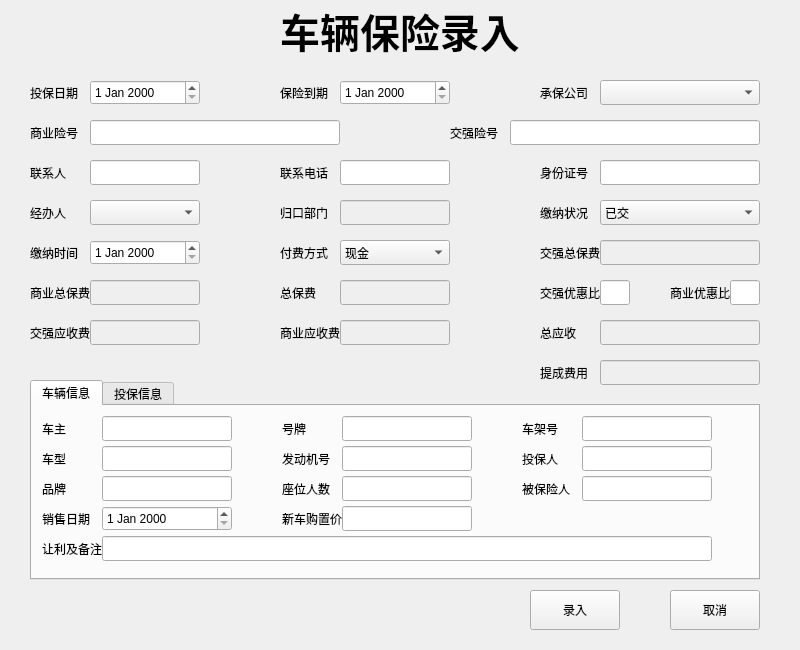
<?xml version="1.0" encoding="UTF-8"?>
<ui version="4.0">
 <class>Form</class>
 <widget class="QWidget" name="Form">
  <property name="geometry">
   <rect>
    <x>0</x>
    <y>0</y>
    <width>800</width>
    <height>650</height>
   </rect>
  </property>
  <property name="windowTitle">
   <string>Form</string>
  </property>
  <widget class="QLabel" name="INSUR_LABEL">
   <property name="geometry">
    <rect>
     <x>220</x>
     <y>0</y>
     <width>360</width>
     <height>60</height>
    </rect>
   </property>
   <property name="font">
    <font>
     <pointsize>30</pointsize>
     <weight>75</weight>
     <bold>true</bold>
     <kerning>true</kerning>
    </font>
   </property>
   <property name="text">
    <string>车辆保险录入</string>
   </property>
   <property name="alignment">
    <set>Qt::AlignCenter</set>
   </property>
  </widget>
  <widget class="QLabel" name="label_2">
   <property name="geometry">
    <rect>
     <x>30</x>
     <y>80</y>
     <width>60</width>
     <height>25</height>
    </rect>
   </property>
   <property name="text">
    <string>投保日期</string>
   </property>
  </widget>
  <widget class="QDateEdit" name="InsuranceStartDate">
   <property name="geometry">
    <rect>
     <x>90</x>
     <y>80</y>
     <width>110</width>
     <height>25</height>
    </rect>
   </property>
  </widget>
  <widget class="QLabel" name="label_3">
   <property name="geometry">
    <rect>
     <x>280</x>
     <y>80</y>
     <width>60</width>
     <height>25</height>
    </rect>
   </property>
   <property name="text">
    <string>保险到期</string>
   </property>
  </widget>
  <widget class="QDateEdit" name="InsuranceEndDate">
   <property name="geometry">
    <rect>
     <x>340</x>
     <y>80</y>
     <width>110</width>
     <height>25</height>
    </rect>
   </property>
   <property name="timeSpec">
    <enum>Qt::LocalTime</enum>
   </property>
  </widget>
  <widget class="QLabel" name="label_4">
   <property name="geometry">
    <rect>
     <x>540</x>
     <y>80</y>
     <width>60</width>
     <height>25</height>
    </rect>
   </property>
   <property name="text">
    <string>承保公司</string>
   </property>
  </widget>
  <widget class="QComboBox" name="InsuranceCompany">
   <property name="geometry">
    <rect>
     <x>600</x>
     <y>80</y>
     <width>160</width>
     <height>25</height>
    </rect>
   </property>
  </widget>
  <widget class="QLabel" name="label_5">
   <property name="geometry">
    <rect>
     <x>30</x>
     <y>120</y>
     <width>60</width>
     <height>25</height>
    </rect>
   </property>
   <property name="text">
    <string>商业险号</string>
   </property>
  </widget>
  <widget class="QLineEdit" name="CommercialRiskCode">
   <property name="geometry">
    <rect>
     <x>90</x>
     <y>120</y>
     <width>250</width>
     <height>25</height>
    </rect>
   </property>
   <property name="inputMethodHints">
    <set>Qt::ImhNone</set>
   </property>
  </widget>
  <widget class="QLabel" name="label_6">
   <property name="geometry">
    <rect>
     <x>450</x>
     <y>120</y>
     <width>60</width>
     <height>25</height>
    </rect>
   </property>
   <property name="text">
    <string>交强险号</string>
   </property>
  </widget>
  <widget class="QLineEdit" name="TrafficRiskCode">
   <property name="geometry">
    <rect>
     <x>510</x>
     <y>120</y>
     <width>250</width>
     <height>25</height>
    </rect>
   </property>
   <property name="inputMethodHints">
    <set>Qt::ImhNone</set>
   </property>
  </widget>
  <widget class="QLabel" name="label_7">
   <property name="geometry">
    <rect>
     <x>30</x>
     <y>160</y>
     <width>60</width>
     <height>25</height>
    </rect>
   </property>
   <property name="text">
    <string>联系人</string>
   </property>
   <property name="alignment">
    <set>Qt::AlignLeading|Qt::AlignLeft|Qt::AlignVCenter</set>
   </property>
  </widget>
  <widget class="QLineEdit" name="Contacts">
   <property name="geometry">
    <rect>
     <x>90</x>
     <y>160</y>
     <width>110</width>
     <height>25</height>
    </rect>
   </property>
   <property name="inputMethodHints">
    <set>Qt::ImhNone</set>
   </property>
  </widget>
  <widget class="QLabel" name="label_8">
   <property name="geometry">
    <rect>
     <x>280</x>
     <y>160</y>
     <width>60</width>
     <height>25</height>
    </rect>
   </property>
   <property name="text">
    <string>联系电话</string>
   </property>
   <property name="alignment">
    <set>Qt::AlignLeading|Qt::AlignLeft|Qt::AlignVCenter</set>
   </property>
  </widget>
  <widget class="QLineEdit" name="Telephone">
   <property name="geometry">
    <rect>
     <x>340</x>
     <y>160</y>
     <width>110</width>
     <height>25</height>
    </rect>
   </property>
   <property name="inputMethodHints">
    <set>Qt::ImhNone</set>
   </property>
  </widget>
  <widget class="QLineEdit" name="IdCard">
   <property name="geometry">
    <rect>
     <x>600</x>
     <y>160</y>
     <width>160</width>
     <height>25</height>
    </rect>
   </property>
   <property name="inputMethodHints">
    <set>Qt::ImhNone</set>
   </property>
  </widget>
  <widget class="QLabel" name="label_9">
   <property name="geometry">
    <rect>
     <x>540</x>
     <y>160</y>
     <width>60</width>
     <height>25</height>
    </rect>
   </property>
   <property name="text">
    <string>身份证号</string>
   </property>
   <property name="alignment">
    <set>Qt::AlignLeading|Qt::AlignLeft|Qt::AlignVCenter</set>
   </property>
  </widget>
  <widget class="QLabel" name="label_10">
   <property name="geometry">
    <rect>
     <x>30</x>
     <y>200</y>
     <width>60</width>
     <height>25</height>
    </rect>
   </property>
   <property name="text">
    <string>经办人</string>
   </property>
   <property name="alignment">
    <set>Qt::AlignLeading|Qt::AlignLeft|Qt::AlignVCenter</set>
   </property>
  </widget>
  <widget class="QComboBox" name="Agent">
   <property name="geometry">
    <rect>
     <x>90</x>
     <y>200</y>
     <width>110</width>
     <height>25</height>
    </rect>
   </property>
  </widget>
  <widget class="QLineEdit" name="Department">
   <property name="enabled">
    <bool>false</bool>
   </property>
   <property name="geometry">
    <rect>
     <x>340</x>
     <y>200</y>
     <width>110</width>
     <height>25</height>
    </rect>
   </property>
   <property name="inputMethodHints">
    <set>Qt::ImhNone</set>
   </property>
  </widget>
  <widget class="QLabel" name="label_11">
   <property name="geometry">
    <rect>
     <x>280</x>
     <y>200</y>
     <width>60</width>
     <height>25</height>
    </rect>
   </property>
   <property name="text">
    <string>归口部门</string>
   </property>
   <property name="alignment">
    <set>Qt::AlignLeading|Qt::AlignLeft|Qt::AlignVCenter</set>
   </property>
  </widget>
  <widget class="QLabel" name="label_12">
   <property name="geometry">
    <rect>
     <x>540</x>
     <y>200</y>
     <width>60</width>
     <height>25</height>
    </rect>
   </property>
   <property name="text">
    <string>缴纳状况</string>
   </property>
  </widget>
  <widget class="QComboBox" name="PaymentState">
   <property name="geometry">
    <rect>
     <x>600</x>
     <y>200</y>
     <width>160</width>
     <height>25</height>
    </rect>
   </property>
   <property name="contextMenuPolicy">
    <enum>Qt::DefaultContextMenu</enum>
   </property>
   <item>
    <property name="text">
     <string>已交</string>
    </property>
   </item>
   <item>
    <property name="text">
     <string>未交</string>
    </property>
   </item>
  </widget>
  <widget class="QLabel" name="label_13">
   <property name="geometry">
    <rect>
     <x>30</x>
     <y>240</y>
     <width>60</width>
     <height>25</height>
    </rect>
   </property>
   <property name="text">
    <string>缴纳时间</string>
   </property>
  </widget>
  <widget class="QDateEdit" name="InsurancePaymentDate">
   <property name="geometry">
    <rect>
     <x>90</x>
     <y>240</y>
     <width>110</width>
     <height>25</height>
    </rect>
   </property>
  </widget>
  <widget class="QComboBox" name="PaymentMethod">
   <property name="geometry">
    <rect>
     <x>340</x>
     <y>240</y>
     <width>110</width>
     <height>25</height>
    </rect>
   </property>
   <property name="contextMenuPolicy">
    <enum>Qt::DefaultContextMenu</enum>
   </property>
   <item>
    <property name="text">
     <string>现金</string>
    </property>
   </item>
   <item>
    <property name="text">
     <string>转账</string>
    </property>
   </item>
   <item>
    <property name="text">
     <string>支付宝</string>
    </property>
   </item>
   <item>
    <property name="text">
     <string>微信</string>
    </property>
   </item>
  </widget>
  <widget class="QLabel" name="label_14">
   <property name="geometry">
    <rect>
     <x>280</x>
     <y>240</y>
     <width>60</width>
     <height>25</height>
    </rect>
   </property>
   <property name="text">
    <string>付费方式</string>
   </property>
  </widget>
  <widget class="QLineEdit" name="TotalPremium">
   <property name="enabled">
    <bool>false</bool>
   </property>
   <property name="geometry">
    <rect>
     <x>600</x>
     <y>240</y>
     <width>160</width>
     <height>25</height>
    </rect>
   </property>
   <property name="inputMethodHints">
    <set>Qt::ImhNone</set>
   </property>
  </widget>
  <widget class="QLabel" name="label_15">
   <property name="geometry">
    <rect>
     <x>540</x>
     <y>240</y>
     <width>60</width>
     <height>25</height>
    </rect>
   </property>
   <property name="text">
    <string>交强总保费</string>
   </property>
   <property name="alignment">
    <set>Qt::AlignLeading|Qt::AlignLeft|Qt::AlignVCenter</set>
   </property>
  </widget>
  <widget class="QLineEdit" name="TotalCommercialPremium">
   <property name="enabled">
    <bool>false</bool>
   </property>
   <property name="geometry">
    <rect>
     <x>90</x>
     <y>280</y>
     <width>110</width>
     <height>25</height>
    </rect>
   </property>
   <property name="inputMethodHints">
    <set>Qt::ImhNone</set>
   </property>
  </widget>
  <widget class="QLabel" name="label_16">
   <property name="geometry">
    <rect>
     <x>30</x>
     <y>280</y>
     <width>60</width>
     <height>25</height>
    </rect>
   </property>
   <property name="text">
    <string>商业总保费</string>
   </property>
   <property name="alignment">
    <set>Qt::AlignLeading|Qt::AlignLeft|Qt::AlignVCenter</set>
   </property>
  </widget>
  <widget class="QLabel" name="label_17">
   <property name="geometry">
    <rect>
     <x>280</x>
     <y>280</y>
     <width>60</width>
     <height>25</height>
    </rect>
   </property>
   <property name="text">
    <string>总保费</string>
   </property>
   <property name="alignment">
    <set>Qt::AlignLeading|Qt::AlignLeft|Qt::AlignVCenter</set>
   </property>
  </widget>
  <widget class="QLineEdit" name="GrossPremium">
   <property name="enabled">
    <bool>false</bool>
   </property>
   <property name="geometry">
    <rect>
     <x>340</x>
     <y>280</y>
     <width>110</width>
     <height>25</height>
    </rect>
   </property>
   <property name="inputMethodHints">
    <set>Qt::ImhNone</set>
   </property>
  </widget>
  <widget class="QLineEdit" name="StrongPreferenceRatio">
   <property name="enabled">
    <bool>true</bool>
   </property>
   <property name="geometry">
    <rect>
     <x>600</x>
     <y>280</y>
     <width>30</width>
     <height>25</height>
    </rect>
   </property>
   <property name="inputMethodHints">
    <set>Qt::ImhNone</set>
   </property>
  </widget>
  <widget class="QLabel" name="label_18">
   <property name="geometry">
    <rect>
     <x>540</x>
     <y>280</y>
     <width>60</width>
     <height>25</height>
    </rect>
   </property>
   <property name="text">
    <string>交强优惠比</string>
   </property>
   <property name="alignment">
    <set>Qt::AlignLeading|Qt::AlignLeft|Qt::AlignVCenter</set>
   </property>
  </widget>
  <widget class="QLineEdit" name="CommercialPreferenceRatio">
   <property name="enabled">
    <bool>true</bool>
   </property>
   <property name="geometry">
    <rect>
     <x>730</x>
     <y>280</y>
     <width>30</width>
     <height>25</height>
    </rect>
   </property>
   <property name="inputMethodHints">
    <set>Qt::ImhNone</set>
   </property>
  </widget>
  <widget class="QLabel" name="label_19">
   <property name="geometry">
    <rect>
     <x>670</x>
     <y>280</y>
     <width>60</width>
     <height>25</height>
    </rect>
   </property>
   <property name="text">
    <string>商业优惠比</string>
   </property>
   <property name="alignment">
    <set>Qt::AlignLeading|Qt::AlignLeft|Qt::AlignVCenter</set>
   </property>
  </widget>
  <widget class="QLabel" name="label_20">
   <property name="geometry">
    <rect>
     <x>30</x>
     <y>320</y>
     <width>60</width>
     <height>25</height>
    </rect>
   </property>
   <property name="text">
    <string>交强应收费</string>
   </property>
   <property name="alignment">
    <set>Qt::AlignLeading|Qt::AlignLeft|Qt::AlignVCenter</set>
   </property>
  </widget>
  <widget class="QLineEdit" name="ChiuQiangShouldBeCharged">
   <property name="enabled">
    <bool>false</bool>
   </property>
   <property name="geometry">
    <rect>
     <x>90</x>
     <y>320</y>
     <width>110</width>
     <height>25</height>
    </rect>
   </property>
   <property name="inputMethodHints">
    <set>Qt::ImhNone</set>
   </property>
  </widget>
  <widget class="QLabel" name="label_21">
   <property name="geometry">
    <rect>
     <x>280</x>
     <y>320</y>
     <width>60</width>
     <height>25</height>
    </rect>
   </property>
   <property name="text">
    <string>商业应收费</string>
   </property>
   <property name="alignment">
    <set>Qt::AlignLeading|Qt::AlignLeft|Qt::AlignVCenter</set>
   </property>
  </widget>
  <widget class="QLineEdit" name="CommercialCharges">
   <property name="enabled">
    <bool>false</bool>
   </property>
   <property name="geometry">
    <rect>
     <x>340</x>
     <y>320</y>
     <width>110</width>
     <height>25</height>
    </rect>
   </property>
   <property name="inputMethodHints">
    <set>Qt::ImhNone</set>
   </property>
  </widget>
  <widget class="QLineEdit" name="TotalReceivable">
   <property name="enabled">
    <bool>false</bool>
   </property>
   <property name="geometry">
    <rect>
     <x>600</x>
     <y>320</y>
     <width>160</width>
     <height>25</height>
    </rect>
   </property>
   <property name="inputMethodHints">
    <set>Qt::ImhNone</set>
   </property>
  </widget>
  <widget class="QLabel" name="label_22">
   <property name="geometry">
    <rect>
     <x>540</x>
     <y>320</y>
     <width>60</width>
     <height>25</height>
    </rect>
   </property>
   <property name="text">
    <string>总应收</string>
   </property>
   <property name="alignment">
    <set>Qt::AlignLeading|Qt::AlignLeft|Qt::AlignVCenter</set>
   </property>
  </widget>
  <widget class="QLineEdit" name="CommissionCost">
   <property name="enabled">
    <bool>false</bool>
   </property>
   <property name="geometry">
    <rect>
     <x>600</x>
     <y>360</y>
     <width>160</width>
     <height>25</height>
    </rect>
   </property>
   <property name="inputMethodHints">
    <set>Qt::ImhNone</set>
   </property>
  </widget>
  <widget class="QLabel" name="label_23">
   <property name="geometry">
    <rect>
     <x>540</x>
     <y>360</y>
     <width>60</width>
     <height>25</height>
    </rect>
   </property>
   <property name="text">
    <string>提成费用</string>
   </property>
   <property name="alignment">
    <set>Qt::AlignLeading|Qt::AlignLeft|Qt::AlignVCenter</set>
   </property>
  </widget>
  <widget class="QTabWidget" name="tabWidget">
   <property name="geometry">
    <rect>
     <x>30</x>
     <y>380</y>
     <width>730</width>
     <height>200</height>
    </rect>
   </property>
   <property name="currentIndex">
    <number>0</number>
   </property>
   <widget class="QWidget" name="tab">
    <attribute name="title">
     <string>车辆信息</string>
    </attribute>
    <widget class="QLineEdit" name="CarOwner">
     <property name="geometry">
      <rect>
       <x>70</x>
       <y>10</y>
       <width>130</width>
       <height>25</height>
      </rect>
     </property>
     <property name="inputMethodHints">
      <set>Qt::ImhNone</set>
     </property>
    </widget>
    <widget class="QLabel" name="label_24">
     <property name="geometry">
      <rect>
       <x>10</x>
       <y>10</y>
       <width>60</width>
       <height>25</height>
      </rect>
     </property>
     <property name="text">
      <string>车主</string>
     </property>
     <property name="alignment">
      <set>Qt::AlignLeading|Qt::AlignLeft|Qt::AlignVCenter</set>
     </property>
    </widget>
    <widget class="QLineEdit" name="PlateNumber">
     <property name="geometry">
      <rect>
       <x>310</x>
       <y>10</y>
       <width>130</width>
       <height>25</height>
      </rect>
     </property>
     <property name="inputMethodHints">
      <set>Qt::ImhNone</set>
     </property>
    </widget>
    <widget class="QLabel" name="label_25">
     <property name="geometry">
      <rect>
       <x>250</x>
       <y>10</y>
       <width>60</width>
       <height>25</height>
      </rect>
     </property>
     <property name="text">
      <string>号牌</string>
     </property>
     <property name="alignment">
      <set>Qt::AlignLeading|Qt::AlignLeft|Qt::AlignVCenter</set>
     </property>
    </widget>
    <widget class="QLineEdit" name="FrameNumber">
     <property name="geometry">
      <rect>
       <x>550</x>
       <y>10</y>
       <width>130</width>
       <height>25</height>
      </rect>
     </property>
     <property name="inputMethodHints">
      <set>Qt::ImhNone</set>
     </property>
    </widget>
    <widget class="QLabel" name="label_26">
     <property name="geometry">
      <rect>
       <x>490</x>
       <y>10</y>
       <width>60</width>
       <height>25</height>
      </rect>
     </property>
     <property name="text">
      <string>车架号</string>
     </property>
     <property name="alignment">
      <set>Qt::AlignLeading|Qt::AlignLeft|Qt::AlignVCenter</set>
     </property>
    </widget>
    <widget class="QLineEdit" name="MotorcycleType">
     <property name="geometry">
      <rect>
       <x>70</x>
       <y>40</y>
       <width>130</width>
       <height>25</height>
      </rect>
     </property>
     <property name="inputMethodHints">
      <set>Qt::ImhNone</set>
     </property>
    </widget>
    <widget class="QLabel" name="label_27">
     <property name="geometry">
      <rect>
       <x>10</x>
       <y>40</y>
       <width>60</width>
       <height>25</height>
      </rect>
     </property>
     <property name="text">
      <string>车型</string>
     </property>
     <property name="alignment">
      <set>Qt::AlignLeading|Qt::AlignLeft|Qt::AlignVCenter</set>
     </property>
    </widget>
    <widget class="QLineEdit" name="EngineNumber">
     <property name="geometry">
      <rect>
       <x>310</x>
       <y>40</y>
       <width>130</width>
       <height>25</height>
      </rect>
     </property>
     <property name="inputMethodHints">
      <set>Qt::ImhNone</set>
     </property>
    </widget>
    <widget class="QLabel" name="label_28">
     <property name="geometry">
      <rect>
       <x>250</x>
       <y>40</y>
       <width>60</width>
       <height>25</height>
      </rect>
     </property>
     <property name="text">
      <string>发动机号</string>
     </property>
     <property name="alignment">
      <set>Qt::AlignLeading|Qt::AlignLeft|Qt::AlignVCenter</set>
     </property>
    </widget>
    <widget class="QLineEdit" name="PolicyHolder">
     <property name="geometry">
      <rect>
       <x>550</x>
       <y>40</y>
       <width>130</width>
       <height>25</height>
      </rect>
     </property>
     <property name="inputMethodHints">
      <set>Qt::ImhNone</set>
     </property>
    </widget>
    <widget class="QLabel" name="label_29">
     <property name="geometry">
      <rect>
       <x>490</x>
       <y>40</y>
       <width>60</width>
       <height>25</height>
      </rect>
     </property>
     <property name="text">
      <string>投保人</string>
     </property>
     <property name="alignment">
      <set>Qt::AlignLeading|Qt::AlignLeft|Qt::AlignVCenter</set>
     </property>
    </widget>
    <widget class="QLineEdit" name="CarBrand">
     <property name="geometry">
      <rect>
       <x>70</x>
       <y>70</y>
       <width>130</width>
       <height>25</height>
      </rect>
     </property>
     <property name="inputMethodHints">
      <set>Qt::ImhNone</set>
     </property>
    </widget>
    <widget class="QLabel" name="label_30">
     <property name="geometry">
      <rect>
       <x>10</x>
       <y>70</y>
       <width>60</width>
       <height>25</height>
      </rect>
     </property>
     <property name="text">
      <string>品牌</string>
     </property>
     <property name="alignment">
      <set>Qt::AlignLeading|Qt::AlignLeft|Qt::AlignVCenter</set>
     </property>
    </widget>
    <widget class="QLineEdit" name="SeatingNumber">
     <property name="geometry">
      <rect>
       <x>310</x>
       <y>70</y>
       <width>130</width>
       <height>25</height>
      </rect>
     </property>
     <property name="inputMethodHints">
      <set>Qt::ImhNone</set>
     </property>
    </widget>
    <widget class="QLabel" name="label_31">
     <property name="geometry">
      <rect>
       <x>250</x>
       <y>70</y>
       <width>60</width>
       <height>25</height>
      </rect>
     </property>
     <property name="text">
      <string>座位人数</string>
     </property>
     <property name="alignment">
      <set>Qt::AlignLeading|Qt::AlignLeft|Qt::AlignVCenter</set>
     </property>
    </widget>
    <widget class="QLineEdit" name="InsurancedPerson">
     <property name="geometry">
      <rect>
       <x>550</x>
       <y>70</y>
       <width>130</width>
       <height>25</height>
      </rect>
     </property>
     <property name="inputMethodHints">
      <set>Qt::ImhNone</set>
     </property>
    </widget>
    <widget class="QLabel" name="label_32">
     <property name="geometry">
      <rect>
       <x>490</x>
       <y>70</y>
       <width>60</width>
       <height>25</height>
      </rect>
     </property>
     <property name="text">
      <string>被保险人</string>
     </property>
     <property name="alignment">
      <set>Qt::AlignLeading|Qt::AlignLeft|Qt::AlignVCenter</set>
     </property>
    </widget>
    <widget class="QDateEdit" name="SalesDate">
     <property name="geometry">
      <rect>
       <x>70</x>
       <y>100</y>
       <width>130</width>
       <height>25</height>
      </rect>
     </property>
    </widget>
    <widget class="QLabel" name="label_33">
     <property name="geometry">
      <rect>
       <x>10</x>
       <y>100</y>
       <width>60</width>
       <height>25</height>
      </rect>
     </property>
     <property name="text">
      <string>销售日期</string>
     </property>
    </widget>
    <widget class="QLineEdit" name="NewCarPurchasePrice">
     <property name="geometry">
      <rect>
       <x>310</x>
       <y>100</y>
       <width>130</width>
       <height>25</height>
      </rect>
     </property>
     <property name="inputMethodHints">
      <set>Qt::ImhNone</set>
     </property>
    </widget>
    <widget class="QLabel" name="label_34">
     <property name="geometry">
      <rect>
       <x>250</x>
       <y>100</y>
       <width>60</width>
       <height>25</height>
      </rect>
     </property>
     <property name="text">
      <string>新车购置价</string>
     </property>
     <property name="alignment">
      <set>Qt::AlignLeading|Qt::AlignLeft|Qt::AlignVCenter</set>
     </property>
    </widget>
    <widget class="QLabel" name="label_35">
     <property name="geometry">
      <rect>
       <x>10</x>
       <y>130</y>
       <width>60</width>
       <height>25</height>
      </rect>
     </property>
     <property name="text">
      <string>让利及备注</string>
     </property>
    </widget>
    <widget class="QLineEdit" name="Description">
     <property name="geometry">
      <rect>
       <x>70</x>
       <y>130</y>
       <width>610</width>
       <height>25</height>
      </rect>
     </property>
     <property name="inputMethodHints">
      <set>Qt::ImhNone</set>
     </property>
    </widget>
   </widget>
   <widget class="QWidget" name="tab_2">
    <attribute name="title">
     <string>投保信息</string>
    </attribute>
    <widget class="QLabel" name="label_36">
     <property name="geometry">
      <rect>
       <x>10</x>
       <y>10</y>
       <width>60</width>
       <height>25</height>
      </rect>
     </property>
     <property name="text">
      <string>车辆损失险</string>
     </property>
     <property name="alignment">
      <set>Qt::AlignLeading|Qt::AlignLeft|Qt::AlignVCenter</set>
     </property>
    </widget>
    <widget class="QLineEdit" name="VehicleLossInsurance">
     <property name="geometry">
      <rect>
       <x>70</x>
       <y>10</y>
       <width>110</width>
       <height>25</height>
      </rect>
     </property>
     <property name="inputMethodHints">
      <set>Qt::ImhNone</set>
     </property>
    </widget>
    <widget class="QLineEdit" name="InsurancePremiumPorLossOfVehicle">
     <property name="geometry">
      <rect>
       <x>180</x>
       <y>10</y>
       <width>110</width>
       <height>25</height>
      </rect>
     </property>
     <property name="inputMethodHints">
      <set>Qt::ImhNone</set>
     </property>
    </widget>
    <widget class="QLabel" name="label_37">
     <property name="geometry">
      <rect>
       <x>410</x>
       <y>10</y>
       <width>60</width>
       <height>25</height>
      </rect>
     </property>
     <property name="text">
      <string>第三责任险</string>
     </property>
     <property name="alignment">
      <set>Qt::AlignLeading|Qt::AlignLeft|Qt::AlignVCenter</set>
     </property>
    </widget>
    <widget class="QLineEdit" name="ThirdPartyLiabilityCoverage">
     <property name="geometry">
      <rect>
       <x>470</x>
       <y>10</y>
       <width>110</width>
       <height>25</height>
      </rect>
     </property>
     <property name="inputMethodHints">
      <set>Qt::ImhNone</set>
     </property>
    </widget>
    <widget class="QLineEdit" name="ThirdPartyLiabilityInsurancePremium">
     <property name="geometry">
      <rect>
       <x>580</x>
       <y>10</y>
       <width>110</width>
       <height>25</height>
      </rect>
     </property>
     <property name="inputMethodHints">
      <set>Qt::ImhNone</set>
     </property>
    </widget>
    <widget class="QLineEdit" name="SpontaneousCombustionLossInsurance">
     <property name="geometry">
      <rect>
       <x>70</x>
       <y>50</y>
       <width>110</width>
       <height>25</height>
      </rect>
     </property>
     <property name="inputMethodHints">
      <set>Qt::ImhNone</set>
     </property>
    </widget>
    <widget class="QLabel" name="label_38">
     <property name="geometry">
      <rect>
       <x>10</x>
       <y>50</y>
       <width>60</width>
       <height>25</height>
      </rect>
     </property>
     <property name="text">
      <string>自燃损失险</string>
     </property>
     <property name="alignment">
      <set>Qt::AlignLeading|Qt::AlignLeft|Qt::AlignVCenter</set>
     </property>
    </widget>
    <widget class="QLineEdit" name="SpontaneousCombustionLossInsurancePremium">
     <property name="geometry">
      <rect>
       <x>180</x>
       <y>50</y>
       <width>110</width>
       <height>25</height>
      </rect>
     </property>
     <property name="inputMethodHints">
      <set>Qt::ImhNone</set>
     </property>
    </widget>
    <widget class="QLineEdit" name="ScarInsuranceAmount">
     <property name="geometry">
      <rect>
       <x>470</x>
       <y>50</y>
       <width>110</width>
       <height>25</height>
      </rect>
     </property>
     <property name="inputMethodHints">
      <set>Qt::ImhNone</set>
     </property>
    </widget>
    <widget class="QLabel" name="label_39">
     <property name="geometry">
      <rect>
       <x>410</x>
       <y>50</y>
       <width>60</width>
       <height>25</height>
      </rect>
     </property>
     <property name="text">
      <string>划痕险</string>
     </property>
     <property name="alignment">
      <set>Qt::AlignLeading|Qt::AlignLeft|Qt::AlignVCenter</set>
     </property>
    </widget>
    <widget class="QLineEdit" name="ScarInsurancePremium">
     <property name="geometry">
      <rect>
       <x>580</x>
       <y>50</y>
       <width>110</width>
       <height>25</height>
      </rect>
     </property>
     <property name="inputMethodHints">
      <set>Qt::ImhNone</set>
     </property>
    </widget>
    <widget class="QLineEdit" name="InsuranceCoverage">
     <property name="geometry">
      <rect>
       <x>70</x>
       <y>90</y>
       <width>110</width>
       <height>25</height>
      </rect>
     </property>
     <property name="inputMethodHints">
      <set>Qt::ImhNone</set>
     </property>
    </widget>
    <widget class="QLabel" name="label_40">
     <property name="geometry">
      <rect>
       <x>10</x>
       <y>90</y>
       <width>60</width>
       <height>25</height>
      </rect>
     </property>
     <property name="text">
      <string>交强险</string>
     </property>
     <property name="alignment">
      <set>Qt::AlignLeading|Qt::AlignLeft|Qt::AlignVCenter</set>
     </property>
    </widget>
    <widget class="QLineEdit" name="PremiumInsurancePremium">
     <property name="geometry">
      <rect>
       <x>180</x>
       <y>90</y>
       <width>110</width>
       <height>25</height>
      </rect>
     </property>
     <property name="inputMethodHints">
      <set>Qt::ImhNone</set>
     </property>
    </widget>
    <widget class="QLineEdit" name="Description_2">
     <property name="geometry">
      <rect>
       <x>70</x>
       <y>130</y>
       <width>621</width>
       <height>25</height>
      </rect>
     </property>
     <property name="inputMethodHints">
      <set>Qt::ImhNone</set>
     </property>
    </widget>
    <widget class="QLabel" name="label_41">
     <property name="geometry">
      <rect>
       <x>10</x>
       <y>130</y>
       <width>60</width>
       <height>25</height>
      </rect>
     </property>
     <property name="text">
      <string>备注</string>
     </property>
    </widget>
   </widget>
  </widget>
  <widget class="QPushButton" name="Entry">
   <property name="geometry">
    <rect>
     <x>530</x>
     <y>590</y>
     <width>90</width>
     <height>40</height>
    </rect>
   </property>
   <property name="text">
    <string>录入</string>
   </property>
  </widget>
  <widget class="QPushButton" name="Cancel">
   <property name="geometry">
    <rect>
     <x>670</x>
     <y>590</y>
     <width>90</width>
     <height>40</height>
    </rect>
   </property>
   <property name="text">
    <string>取消</string>
   </property>
  </widget>
 </widget>
 <resources/>
 <connections/>
</ui>
